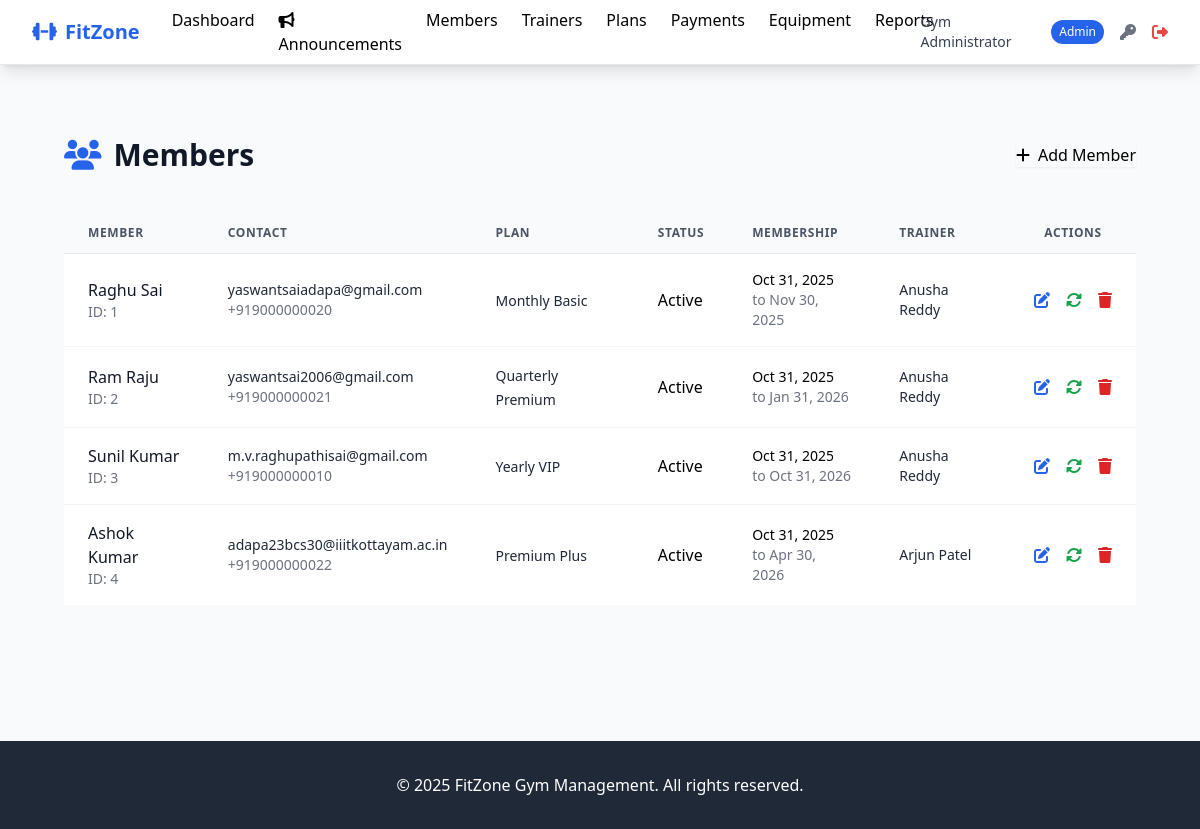
The page /admin/members (signed in) on the database its author committed.
### tables this page shows
CREATE TABLE members (
        id INTEGER PRIMARY KEY AUTOINCREMENT,
        user_id INTEGER,
        membership_plan_id INTEGER,
        phone TEXT NOT NULL,
        emergency_contact TEXT,
        emergency_phone TEXT,
        address TEXT,
        date_of_birth DATE,
        weight DECIMAL(5,2),
        height DECIMAL(5,2),
        medical_conditions TEXT,
        fitness_goals TEXT,
        membership_start_date DATE,
        membership_end_date DATE,
        status TEXT DEFAULT 'pending_payment' CHECK (status IN ('active', 'inactive', 'suspended', 'pending_payment')),
        trainer_id INTEGER,
        created_at TIMESTAMP DEFAULT CURRENT_TIMESTAMP,
        updated_at TIMESTAMP DEFAULT CURRENT_TIMESTAMP,
        FOREIGN KEY (user_id) REFERENCES users (id),
        FOREIGN KEY (membership_plan_id) REFERENCES membership_plans (id),
        FOREIGN KEY (trainer_id) REFERENCES trainers (id)
        );

CREATE TABLE users (
            id INTEGER PRIMARY KEY AUTOINCREMENT,
            username TEXT UNIQUE NOT NULL,
            email TEXT UNIQUE NOT NULL,
            password_hash TEXT NOT NULL,
            role TEXT NOT NULL CHECK (role IN ('admin', 'member', 'trainer')),
            full_name TEXT NOT NULL,
            phone TEXT,
            is_active BOOLEAN DEFAULT 1,
            created_at TIMESTAMP DEFAULT CURRENT_TIMESTAMP,
            updated_at TIMESTAMP DEFAULT CURRENT_TIMESTAMP
            -- reset_token TEXT,
            -- reset_token_expires TEXT
        );

CREATE TABLE membership_plans (
            id INTEGER PRIMARY KEY AUTOINCREMENT,
            name TEXT NOT NULL,
            description TEXT,
            duration_months INTEGER NOT NULL,
            price DECIMAL(10,2) NOT NULL,
            features TEXT, -- JSON string
            is_active BOOLEAN DEFAULT 1,
            created_at TIMESTAMP DEFAULT CURRENT_TIMESTAMP,
            updated_at TIMESTAMP DEFAULT CURRENT_TIMESTAMP
        );

### app/routes/admin.py (the view)
@admin_bp.route('/members')
@admin_required
def members():
    members = Member.get_all_with_details()
    membership_plans = MembershipPlan.get_all_active()
    trainers = Trainer.get_all_active()
    return render_template('admin/members.html', members=members,
                           membership_plans=membership_plans, trainers=trainers)

### app/models/database.py (called while the page is built)
def get_db_connection(db_path='gym_management.db'):
    conn = sqlite3.connect(db_path)
    conn.row_factory = sqlite3.Row
    conn.execute("PRAGMA foreign_keys = ON")
    return conn

def execute_query(query, params=(), db_path='gym_management.db', fetch=False):
    conn = get_db_connection(db_path)
    cursor = conn.cursor()
    try:
        cursor.execute(query, params)
        if fetch:
            result = cursor.fetchall()
            conn.close()
            return result
        else:
            conn.commit()
            last_id = cursor.lastrowid
            conn.close()
            return last_id
    except Exception as e:
        conn.close()
        try:
            from flask import current_app
            current_app.logger.error(f"DB Error: {e} | Query: {query} | Params: {params}")
        except:
            print(f"DB Error: {e} | Query: {query} | Params: {params}")
        raise

### app/models/member.py (called while the page is built)
def _to_date(d):
    if d is None or isinstance(d, date):
        return d
    try:
        return datetime.fromisoformat(str(d)).date()
    except Exception:
        try:
            return datetime.strptime(str(d), "%Y-%m-%d").date()
        except Exception:
            return d  # leave as-is if not parseable

    @classmethod
    def _db_path(cls):
        return current_app.config.get('DATABASE_PATH', 'gym_management.db')

### app/models/membership_plan.py (called while the page is built)
    @classmethod
    def _db_path(cls):
        return current_app.config.get('DATABASE_PATH', 'gym_management.db')

    @classmethod
    def get_all_active(cls):
        db_path = cls._db_path()
        query = 'SELECT * FROM membership_plans WHERE is_active = 1'
        results = execute_query(query, (), db_path, fetch=True) or []
        plans = []
        for row in results:
            plan = cls(
                id=row[0], name=row[1], description=row[2], duration_months=row[3],
                price=row[4], features=row[5], is_active=bool(row[6]), created_at=row[7], updated_at=row[8]
            )
            plans.append(plan)
        return plans

### app/templates/admin/members.html (shortened to what this page needs)
{% extends "base.html" %}
{% block content %}
<div class="max-w-7xl mx-auto px-4 sm:px-6 lg:px-8 py-10">
    <div class="flex justify-between items-center mb-10">
        <h1 class="text-3xl font-bold text-gray-900 flex items-center">
            <i class="fas fa-users mr-3 text-primary"></i>Members
        </h1>
        <a href="{{ url_for('admin.add_member_form') }}"
           class="btn btn-primary shadow-sm hover:shadow-md transition">
            <i class="fas fa-plus mr-2"></i>Add Member
        </a>
    </div>
    <div class="card">
        <div class="card-body p-0">
            {% if members %}
            <div class="overflow-x-auto">
                <table class="min-w-full divide-y divide-gray-200">
                    <thead class="bg-gray-50">
                        <tr>
                            <th class="px-6 py-3 text-left text-xs font-semibold text-gray-600 uppercase tracking-wider">Member</th>
                            <th class="px-6 py-3 text-left text-xs font-semibold text-gray-600 uppercase tracking-wider">Contact</th>
                            <th class="px-6 py-3 text-left text-xs font-semibold text-gray-600 uppercase tracking-wider">Plan</th>
                            <th class="px-6 py-3 text-left text-xs font-semibold text-gray-600 uppercase tracking-wider">Status</th>
                            <th class="px-6 py-3 text-left text-xs font-semibold text-gray-600 uppercase tracking-wider">Membership</th>
                            <th class="px-6 py-3 text-left text-xs font-semibold text-gray-600 uppercase tracking-wider">Trainer</th>
                            <th class="px-6 py-3 text-center text-xs font-semibold text-gray-600 uppercase tracking-wider">Actions</th>
                        </tr>
                    </thead>
                    <tbody class="bg-white divide-y divide-gray-100">
                        {% for member in members %}
                        <tr class="hover:bg-gray-50 transition-all duration-300">
                            <td class="px-6 py-4">
                                <div>
                                    <p class="font-medium text-gray-900">{{ member.full_name or 'N/A' }}</p>
                                    <p class="text-sm text-gray-500">ID: {{ member.id }}</p>
                                </div>
                            </td>
                            <td class="px-6 py-4">
                                <p class="text-sm text-gray-800">{{ member.email or 'N/A' }}</p>
                                <p class="text-sm text-gray-500">{{ member.phone or 'N/A' }}</p>
                            </td>
                            <td class="px-6 py-4">
                                <span class="text-sm font-medium text-gray-800">{{ member.plan_name or 'No Plan' }}</span>
                            </td>
                            <td class="px-6 py-4">
                                <span class="badge
                                    {{ 'badge-success' if member.status == 'active' else 'badge-danger' }}">
                                    {{ member.status|title }}
                                </span>
                            </td>
                            <td class="px-6 py-4 text-sm">
                                {% if member.membership_end_date %}
                                    <div>{{ member.membership_start_date.strftime('%b %d, %Y') if member.membership_start_date else 'N/A' }}</div>
                                    <div class="text-gray-500">to {{ member.membership_end_date.strftime('%b %d, %Y') }}</div>
                                {% else %}
                                    <span class="text-gray-400">Not Set</span>
                                {% endif %}
                            </td>
                            <td class="px-6 py-4 text-sm text-gray-800">
                                {{ member.trainer_name or 'Unassigned' }}
                            </td>
                            <td class="px-6 py-4 text-center">
                                <div class="flex justify-center space-x-4">
                                    <a href="{{ url_for('admin.edit_member', member_id=member.id) }}"
                                       class="text-primary hover:text-blue-800 transition" title="Edit">
                                        <i class="fas fa-edit"></i>
                                    </a>
                                    <a href="{{ url_for('admin.renew_membership', member_id=member.id) }}"
                                       class="text-green-600 hover:text-green-800 transition" title="Renew">
                                        <i class="fas fa-sync-alt"></i>
                                    </a>
                                    <form method="get" action="{{ url_for('admin.confirm_delete_member', member_id=member.id) }}"
                                          class="inline" onsubmit="return confirm('Are you sure you want to remove this member?');">
                                        <button type="submit" class="text-red-600 hover:text-red-800 transition" title="Remove">
                                            <i class="fas fa-trash"></i>
                                        </button>
                                    </form>
                                </div>
                            </td>
                        </tr>
                        {% endfor %}
                    </tbody>
                </table>
            </div>
            {% endif %}
        </div>
    </div>
</div>
{% endblock %}

### app/templates/base.html (style rules this page uses)
.btn { @apply px-4 py-2 rounded-lg font-medium transition-all duration-200 focus:outline-none focus:ring-2 focus:ring-offset-2; }
.btn-primary { @apply bg-primary text-white hover:bg-blue-700 focus:ring-primary; }
.card { @apply bg-white rounded-xl shadow-sm border border-gray-200 overflow-hidden; }
.card-body { @apply p-6; }
.badge { @apply inline-flex items-center px-2.5 py-0.5 rounded-full text-xs font-medium; }
.badge-success { @apply bg-green-100 text-green-800; }

### rows shown on the page
members: full_name "Raghu Sai", id "1", email "yaswantsaiadapa@gmail.com", phone "+919000000020", name "Monthly Basic", status "Active", membership_start_date "Oct 31, 2025", membership_end_date "Nov 30, 2025", full_name "Anusha Reddy"
members: full_name "Ram Raju", id "2", email "yaswantsai2006@gmail.com", phone "+919000000021", name "Quarterly Premium", status "Active", membership_start_date "Oct 31, 2025", membership_end_date "Jan 31, 2026", full_name "Anusha Reddy"
members: full_name "Sunil Kumar", id "3", email "m.v.raghupathisai@gmail.com", phone "+919000000010", name "Yearly VIP", status "Active", membership_start_date "Oct 31, 2025", membership_end_date "Oct 31, 2026", full_name "Anusha Reddy"
members: full_name "Ashok Kumar", id "4", email "adapa23bcs30@iiitkottayam.ac.in", phone "+919000000022", name "Premium Plus", status "Active", membership_start_date "Oct 31, 2025", membership_end_date "Apr 30, 2026", full_name "Arjun Patel"

### other values the page prints
{{ session.full_name }} "Gym Administrator"
{{ session.role|title }} "Admin"
